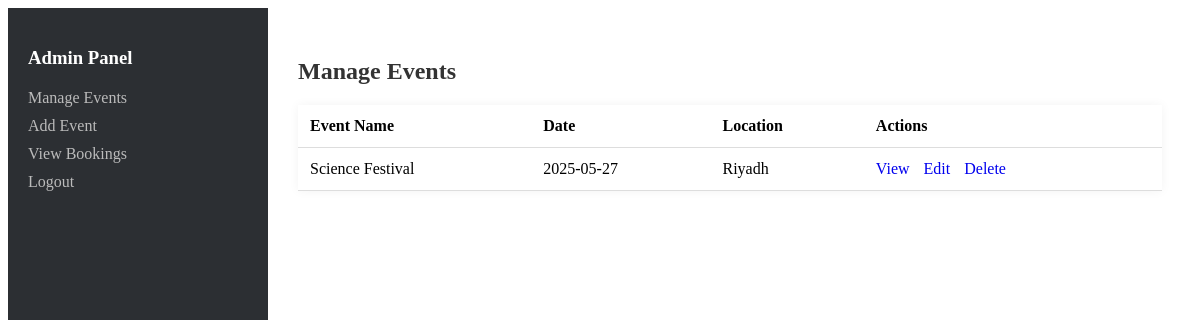
/admin/manageEvents.php (signed in), run on an earlier commit of the app's database.
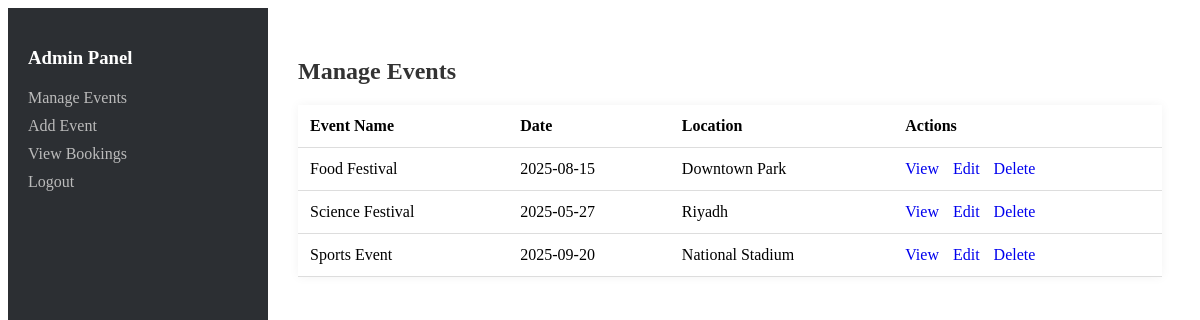
And on a later commit of the database.
### tables this page shows
CREATE TABLE `events` (
  `id` int(11) NOT NULL,
  `name` varchar(150) NOT NULL,
  `event_date` datetime NOT NULL,
  `location` varchar(100) NOT NULL,
  `ticket_price` decimal(10,2) NOT NULL,
  `image` varchar(255) DEFAULT NULL,
  `max_tickets` int(11) NOT NULL
);

### admin/manageEvents.php (the view, shortened to what this page needs)
<?php
include '../includes/config.php';
?>
<!DOCTYPE html>
<html>
<head>
    <link rel="stylesheet" href="../css/admin.css">
</head>
<body class="admin-container">
    <div class="sidebar">
        <h3>Admin Panel</h3>
        <a href="manageEvents.php">Manage Events</a>
        <a href="addEvent.php">Add Event</a>
        <a href="viewBookings.php">View Bookings</a>
        <a href="logout.php">Logout</a>
    </div>
    <div class="admin-main">
        <h2>Manage Events</h2>
        <table class="admin-table">
            <tr>
                <th>Event Name</th>
                <th>Date</th>
                <th>Location</th>
                <th>Actions</th>
            </tr>
            <?php
            $sql = "SELECT * FROM events";
            $result = $conn->query($sql);
            if ($result->num_rows > 0) {
                while ($row = $result->fetch_assoc()) {
                    echo "<tr>";
                    echo "<td>" . htmlspecialchars($row['name']) . "</td>";
                    echo "<td>" . htmlspecialchars(date('Y-m-d', strtotime($row['event_date']))) . "</td>";
                    echo "<td>" . htmlspecialchars($row['location']) . "</td>";
                    echo "<td class='actions'>
                            <a class='view' href='viewEvent.php?id=" . $row['id'] . "'>View</a>
                            <a class='edit' href='editEvent.php?id=" . $row['id'] . "'>Edit</a>
                            <a class='delete' href='deleteEvent.php?id=" . $row['id'] . "'>Delete</a>
                          </td>";
                    echo "</tr>";
                }
            } else {
                echo "<tr><td colspan='4'>No events found.</td></tr>";
            }
            ?>
        </table>
    </div>
</body>
</html>

### css/admin.css (style rules this page uses)
.admin-container { display: flex; height: 100vh; background-color: white; }
.sidebar { width: 220px; background-color: #2c2f33; color: white; padding: 20px; }
.sidebar h3 { color: #fff; margin-bottom: 20px; }
.sidebar a { display: block; color: #bbb; text-decoration: none; margin-bottom: 10px; }
.admin-main { flex-grow: 1; padding: 30px; }
.admin-main h2 { margin-bottom: 20px; color: #333; }
.admin-table { width: 100%; border-collapse: collapse; background-color: white; box-shadow: 0 0 10px rgba(0,0,0,0.05); }
.admin-table th, .admin-table td { padding: 12px; text-align: left; border-bottom: 1px solid #ddd; }
.actions a { margin-right: 10px; text-decoration: none; }

What changed in the data, as far as the page shows it:
added events: name "Food Festival", event_date "2025-08-15", location "Downtown Park"
added events: name "Sports Event", event_date "2025-09-20", location "National Stadium"
